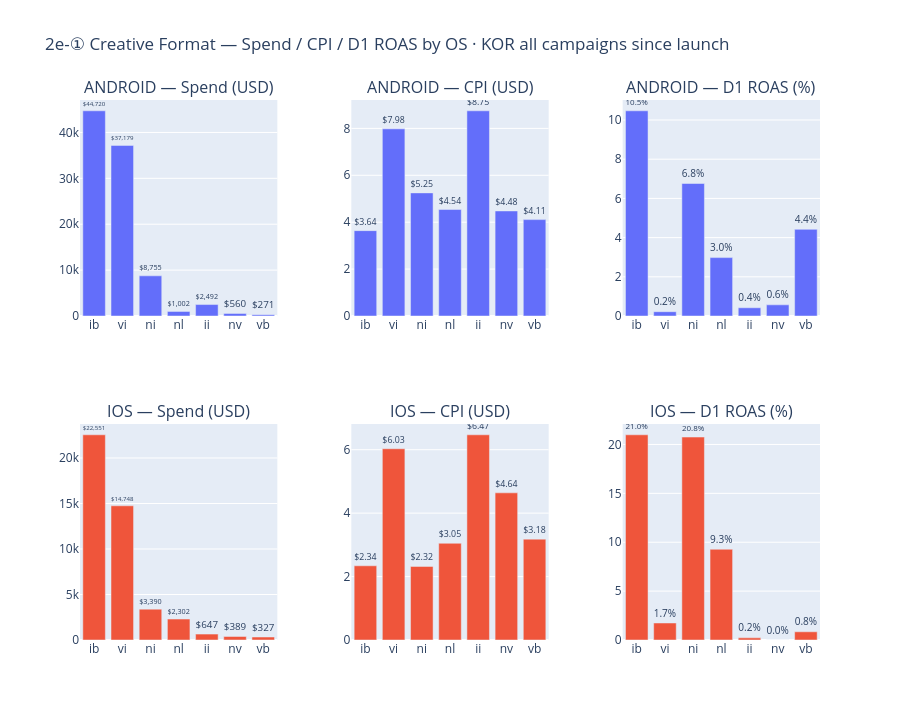
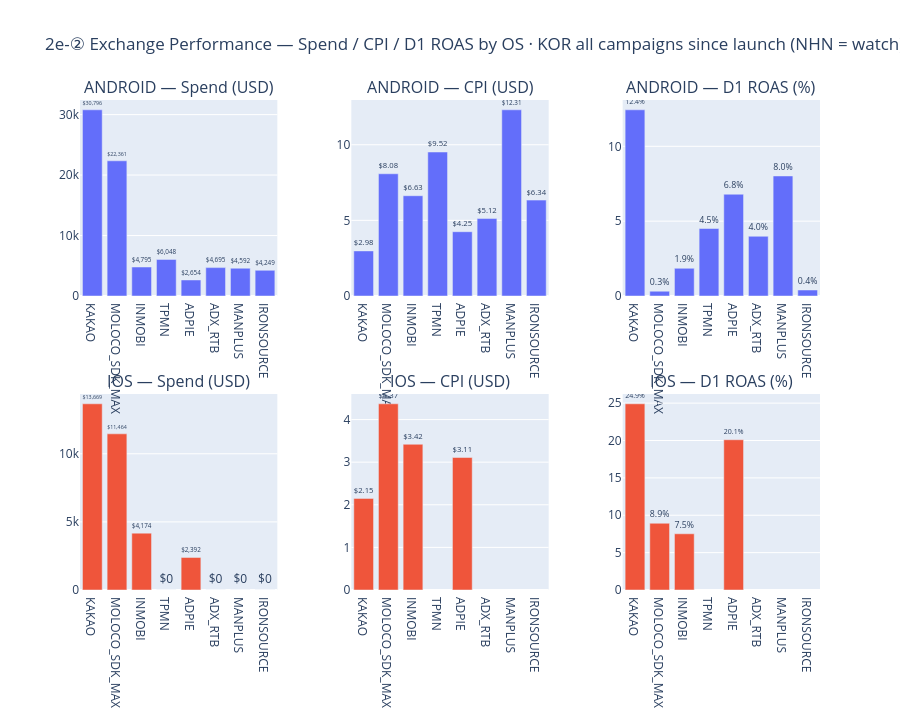

Notebook code cell kept with these figures, in order:
### Code cell
import os

os_list   = sorted(df_cr['os'].unique().tolist())   # e.g. ['ANDROID', 'IOS']
os_colors = {'ANDROID': '#636EFA', 'IOS': '#EF553B'}

# ── Figure 1: Creative format — rows = OS, cols = metric ─────────────────────
formats = (
    df_cr.groupby('cr_format')['spend']
    .sum().sort_values(ascending=False).index.tolist()
)

fig1 = make_subplots(
    rows=len(os_list), cols=3,
    subplot_titles=[
        f'{os} — {metric}'
        for os in os_list
        for metric in ['Spend (USD)', 'CPI (USD)', 'D1 ROAS (%)']
    ],
    vertical_spacing=0.20,
    horizontal_spacing=0.10
)

for r_idx, platform in enumerate(os_list, start=1):
    d   = df_cr[df_cr['os'] == platform].set_index('cr_format')
    clr = os_colors.get(platform, 'gray')

    y_spend = [float(d.loc[f, 'spend'])  if f in d.index else 0    for f in formats]
    y_cpi   = [float(d.loc[f, 'cpi'])    if f in d.index else None for f in formats]
    y_roas  = [
        round(float(d.loc[f, 'roas_d1']) * 100, 2)
        if f in d.index and pd.notna(d.loc[f, 'roas_d1']) else None
        for f in formats
    ]

    fig1.add_bar(x=formats, y=y_spend, marker_color=clr,
                 text=[f'${v:,.0f}' for v in y_spend],
                 textposition='outside', showlegend=False, row=r_idx, col=1)
    fig1.add_bar(x=formats, y=y_cpi, marker_color=clr,
                 text=[f'${v:.2f}' if v is not None else '' for v in y_cpi],
                 textposition='outside', showlegend=False, row=r_idx, col=2)
    fig1.add_bar(x=formats, y=y_roas, marker_color=clr,
                 text=[f'{v:.1f}%' if v is not None else '' for v in y_roas],
                 textposition='outside', showlegend=False, row=r_idx, col=3)

fig1.update_layout(
    height=320 * len(os_list) + 80,
    showlegend=False,
    title='2e-① Creative Format — Spend / CPI / D1 ROAS by OS · KOR all campaigns since launch'
)
fig1.show()
fig1.write_image(os.path.join(CHART_DIR, '2e_format_by_os.png'), scale=2)

# ── Figure 2: Exchange — rows = OS, cols = metric ────────────────────────────
top_exchanges = (
    df_ex_all.groupby('exchange')['spend']
    .sum().sort_values(ascending=False).head(10).index.tolist()
)

fig2 = make_subplots(
    rows=len(os_list), cols=3,
    subplot_titles=[
        f'{os} — {metric}'
        for os in os_list
        for metric in ['Spend (USD)', 'CPI (USD)', 'D1 ROAS (%)']
    ],
    vertical_spacing=0.20,
    horizontal_spacing=0.10
)

for r_idx, platform in enumerate(os_list, start=1):
    d   = df_ex_all[df_ex_all['os'] == platform].set_index('exchange')
    clr = os_colors.get(platform, 'gray')

    y_spend = [float(d.loc[e, 'spend']) if e in d.index else 0    for e in top_exchanges]
    y_cpi   = [float(d.loc[e, 'cpi'])   if e in d.index else None for e in top_exchanges]
    y_roas  = [
        round(float(d.loc[e, 'roas_d1']) * 100, 2)
        if e in d.index and pd.notna(d.loc[e, 'roas_d1']) else None
        for e in top_exchanges
    ]

    fig2.add_bar(x=top_exchanges, y=y_spend, marker_color=clr,
                 text=[f'${v:,.0f}' for v in y_spend],
                 textposition='outside', showlegend=False, row=r_idx, col=1)
    fig2.add_bar(x=top_exchanges, y=y_cpi, marker_color=clr,
                 text=[f'${v:.2f}' if v is not None else '' for v in y_cpi],
                 textposition='outside', showlegend=False, row=r_idx, col=2)
    fig2.add_bar(x=top_exchanges, y=y_roas, marker_color=clr,
                 text=[f'{v:.1f}%' if v is not None else '' for v in y_roas],
                 textposition='outside', showlegend=False, row=r_idx, col=3)

fig2.update_layout(
    height=320 * len(os_list) + 80,
    showlegend=False,
    title='2e-② Exchange Performance — Spend / CPI / D1 ROAS by OS · KOR all campaigns since launch (NHN = watch)'
)
fig2.show()
fig2.write_image(os.path.join(CHART_DIR, '2e_exchange_by_os.png'), scale=2)

### Figure 1 — Plotly figure (JSON) as saved in the notebook; plotly's stock layout.template omitted (floating-point values rounded to 4 significant figures)
{"data": [{"marker": {"color": "#636EFA"}, "showlegend": false, "text": ["$44,720", "$37,179", "$8,755", "$1,002", "$2,492", "$560", "$271"], "textposition": "outside", "type": "bar", "x": ["ib", "vi", "ni", "nl", "ii", "nv", "vb"], "xaxis": "x", "y": [44720.0, 37180.0, 8755.0, 1002.0, 2492.0, 560.1, 271.1], "yaxis": "y"}, {"marker": {"color": "#636EFA"}, "showlegend": false, "text": ["$3.64", "$7.98", "$5.25", "$4.54", "$8.75", "$4.48", "$4.11"], "textposition": "outside", "type": "bar", "x": ["ib", "vi", "ni", "nl", "ii", "nv", "vb"], "xaxis": "x2", "y": [3.64, 7.98, 5.25, 4.54, 8.75, 4.48, 4.11], "yaxis": "y2"}, {"marker": {"color": "#636EFA"}, "showlegend": false, "text": ["10.5%", "0.2%", "6.8%", "3.0%", "0.4%", "0.6%", "4.4%"], "textposition": "outside", "type": "bar", "x": ["ib", "vi", "ni", "nl", "ii", "nv", "vb"], "xaxis": "x3", "y": [10.47, 0.22, 6.76, 2.98, 0.42, 0.57, 4.42], "yaxis": "y3"}, {"marker": {"color": "#EF553B"}, "showlegend": false, "text": ["$22,551", "$14,748", "$3,390", "$2,302", "$647", "$389", "$327"], "textposition": "outside", "type": "bar", "x": ["ib", "vi", "ni", "nl", "ii", "nv", "vb"], "xaxis": "x4", "y": [22550.0, 14750.0, 3390.0, 2302.0, 646.9, 389.5, 327.3], "yaxis": "y4"}, {"marker": {"color": "#EF553B"}, "showlegend": false, "text": ["$2.34", "$6.03", "$2.32", "$3.05", "$6.47", "$4.64", "$3.18"], "textposition": "outside", "type": "bar", "x": ["ib", "vi", "ni", "nl", "ii", "nv", "vb"], "xaxis": "x5", "y": [2.34, 6.03, 2.32, 3.05, 6.47, 4.64, 3.18], "yaxis": "y5"}, {"marker": {"color": "#EF553B"}, "showlegend": false, "text": ["21.0%", "1.7%", "20.8%", "9.3%", "0.2%", "0.0%", "0.8%"], "textposition": "outside", "type": "bar", "x": ["ib", "vi", "ni", "nl", "ii", "nv", "vb"], "xaxis": "x6", "y": [20.99, 1.74, 20.76, 9.28, 0.22, 0, 0.84], "yaxis": "y6"}], "layout": {"annotations": [{"font": {"size": 16}, "showarrow": false, "text": "ANDROID — Spend (USD)", "x": 0.1333, "xanchor": "center", "xref": "paper", "y": 1, "yanchor": "bottom", "yref": "paper"}, {"font": {"size": 16}, "showarrow": false, "text": "ANDROID — CPI (USD)", "x": 0.5, "xanchor": "center", "xref": "paper", "y": 1, "yanchor": "bottom", "yref": "paper"}, {"font": {"size": 16}, "showarrow": false, "text": "ANDROID — D1 ROAS (%)", "x": 0.8667, "xanchor": "center", "xref": "paper", "y": 1, "yanchor": "bottom", "yref": "paper"}, {"font": {"size": 16}, "showarrow": false, "text": "IOS — Spend (USD)", "x": 0.1333, "xanchor": "center", "xref": "paper", "y": 0.4, "yanchor": "bottom", "yref": "paper"}, {"font": {"size": 16}, "showarrow": false, "text": "IOS — CPI (USD)", "x": 0.5, "xanchor": "center", "xref": "paper", "y": 0.4, "yanchor": "bottom", "yref": "paper"}, {"font": {"size": 16}, "showarrow": false, "text": "IOS — D1 ROAS (%)", "x": 0.8667, "xanchor": "center", "xref": "paper", "y": 0.4, "yanchor": "bottom", "yref": "paper"}], "height": 720, "showlegend": false, "title": {"text": "2e-① Creative Format — Spend / CPI / D1 ROAS by OS · KOR all campaigns since launch"}, "xaxis": {"anchor": "y", "domain": [0, 0.2667]}, "xaxis2": {"anchor": "y2", "domain": [0.3667, 0.6333]}, "xaxis3": {"anchor": "y3", "domain": [0.7333, 1]}, "xaxis4": {"anchor": "y4", "domain": [0, 0.2667]}, "xaxis5": {"anchor": "y5", "domain": [0.3667, 0.6333]}, "xaxis6": {"anchor": "y6", "domain": [0.7333, 1]}, "yaxis": {"anchor": "x", "domain": [0.6, 1]}, "yaxis2": {"anchor": "x2", "domain": [0.6, 1]}, "yaxis3": {"anchor": "x3", "domain": [0.6, 1]}, "yaxis4": {"anchor": "x4", "domain": [0, 0.4]}, "yaxis5": {"anchor": "x5", "domain": [0, 0.4]}, "yaxis6": {"anchor": "x6", "domain": [0, 0.4]}}}

### Figure 2 — Plotly figure (JSON) as saved in the notebook; plotly's stock layout.template omitted (floating-point values rounded to 4 significant figures)
{"data": [{"marker": {"color": "#636EFA"}, "showlegend": false, "text": ["$30,796", "$22,361", "$4,795", "$6,048", "$2,654", "$4,695", "$4,592", "$4,249"], "textposition": "outside", "type": "bar", "x": ["KAKAO", "MOLOCO_SDK_MAX", "INMOBI", "TPMN", "ADPIE", "ADX_RTB", "MANPLUS", "IRONSOURCE"], "xaxis": "x", "y": [30800.0, 22360.0, 4795.0, 6048.0, 2654.0, 4695.0, 4592.0, 4249.0], "yaxis": "y"}, {"marker": {"color": "#636EFA"}, "showlegend": false, "text": ["$2.98", "$8.08", "$6.63", "$9.52", "$4.25", "$5.12", "$12.31", "$6.34"], "textposition": "outside", "type": "bar", "x": ["KAKAO", "MOLOCO_SDK_MAX", "INMOBI", "TPMN", "ADPIE", "ADX_RTB", "MANPLUS", "IRONSOURCE"], "xaxis": "x2", "y": [2.98, 8.08, 6.63, 9.52, 4.25, 5.12, 12.31, 6.34], "yaxis": "y2"}, {"marker": {"color": "#636EFA"}, "showlegend": false, "text": ["12.4%", "0.3%", "1.9%", "4.5%", "6.8%", "4.0%", "8.0%", "0.4%"], "textposition": "outside", "type": "bar", "x": ["KAKAO", "MOLOCO_SDK_MAX", "INMOBI", "TPMN", "ADPIE", "ADX_RTB", "MANPLUS", "IRONSOURCE"], "xaxis": "x3", "y": [12.44, 0.32, 1.85, 4.51, 6.8, 3.99, 8.02, 0.4], "yaxis": "y3"}, {"marker": {"color": "#EF553B"}, "showlegend": false, "text": ["$13,669", "$11,464", "$4,174", "$0", "$2,392", "$0", "$0", "$0"], "textposition": "outside", "type": "bar", "x": ["KAKAO", "MOLOCO_SDK_MAX", "INMOBI", "TPMN", "ADPIE", "ADX_RTB", "MANPLUS", "IRONSOURCE"], "xaxis": "x4", "y": [13670.0, 11460.0, 4174.0, 0, 2392.0, 0, 0, 0], "yaxis": "y4"}, {"marker": {"color": "#EF553B"}, "showlegend": false, "text": ["$2.15", "$4.37", "$3.42", "", "$3.11", "", "", ""], "textposition": "outside", "type": "bar", "x": ["KAKAO", "MOLOCO_SDK_MAX", "INMOBI", "TPMN", "ADPIE", "ADX_RTB", "MANPLUS", "IRONSOURCE"], "xaxis": "x5", "y": [2.15, 4.37, 3.42, null, 3.11, null, null, null], "yaxis": "y5"}, {"marker": {"color": "#EF553B"}, "showlegend": false, "text": ["24.9%", "8.9%", "7.5%", "", "20.1%", "", "", ""], "textposition": "outside", "type": "bar", "x": ["KAKAO", "MOLOCO_SDK_MAX", "INMOBI", "TPMN", "ADPIE", "ADX_RTB", "MANPLUS", "IRONSOURCE"], "xaxis": "x6", "y": [24.91, 8.93, 7.52, null, 20.1, null, null, null], "yaxis": "y6"}], "layout": {"annotations": [{"font": {"size": 16}, "showarrow": false, "text": "ANDROID — Spend (USD)", "x": 0.1333, "xanchor": "center", "xref": "paper", "y": 1, "yanchor": "bottom", "yref": "paper"}, {"font": {"size": 16}, "showarrow": false, "text": "ANDROID — CPI (USD)", "x": 0.5, "xanchor": "center", "xref": "paper", "y": 1, "yanchor": "bottom", "yref": "paper"}, {"font": {"size": 16}, "showarrow": false, "text": "ANDROID — D1 ROAS (%)", "x": 0.8667, "xanchor": "center", "xref": "paper", "y": 1, "yanchor": "bottom", "yref": "paper"}, {"font": {"size": 16}, "showarrow": false, "text": "IOS — Spend (USD)", "x": 0.1333, "xanchor": "center", "xref": "paper", "y": 0.4, "yanchor": "bottom", "yref": "paper"}, {"font": {"size": 16}, "showarrow": false, "text": "IOS — CPI (USD)", "x": 0.5, "xanchor": "center", "xref": "paper", "y": 0.4, "yanchor": "bottom", "yref": "paper"}, {"font": {"size": 16}, "showarrow": false, "text": "IOS — D1 ROAS (%)", "x": 0.8667, "xanchor": "center", "xref": "paper", "y": 0.4, "yanchor": "bottom", "yref": "paper"}], "height": 720, "showlegend": false, "title": {"text": "2e-② Exchange Performance — Spend / CPI / D1 ROAS by OS · KOR all campaigns since launch (NHN = watch)"}, "xaxis": {"anchor": "y", "domain": [0, 0.2667]}, "xaxis2": {"anchor": "y2", "domain": [0.3667, 0.6333]}, "xaxis3": {"anchor": "y3", "domain": [0.7333, 1]}, "xaxis4": {"anchor": "y4", "domain": [0, 0.2667]}, "xaxis5": {"anchor": "y5", "domain": [0.3667, 0.6333]}, "xaxis6": {"anchor": "y6", "domain": [0.7333, 1]}, "yaxis": {"anchor": "x", "domain": [0.6, 1]}, "yaxis2": {"anchor": "x2", "domain": [0.6, 1]}, "yaxis3": {"anchor": "x3", "domain": [0.6, 1]}, "yaxis4": {"anchor": "x4", "domain": [0, 0.4]}, "yaxis5": {"anchor": "x5", "domain": [0, 0.4]}, "yaxis6": {"anchor": "x6", "domain": [0, 0.4]}}}
